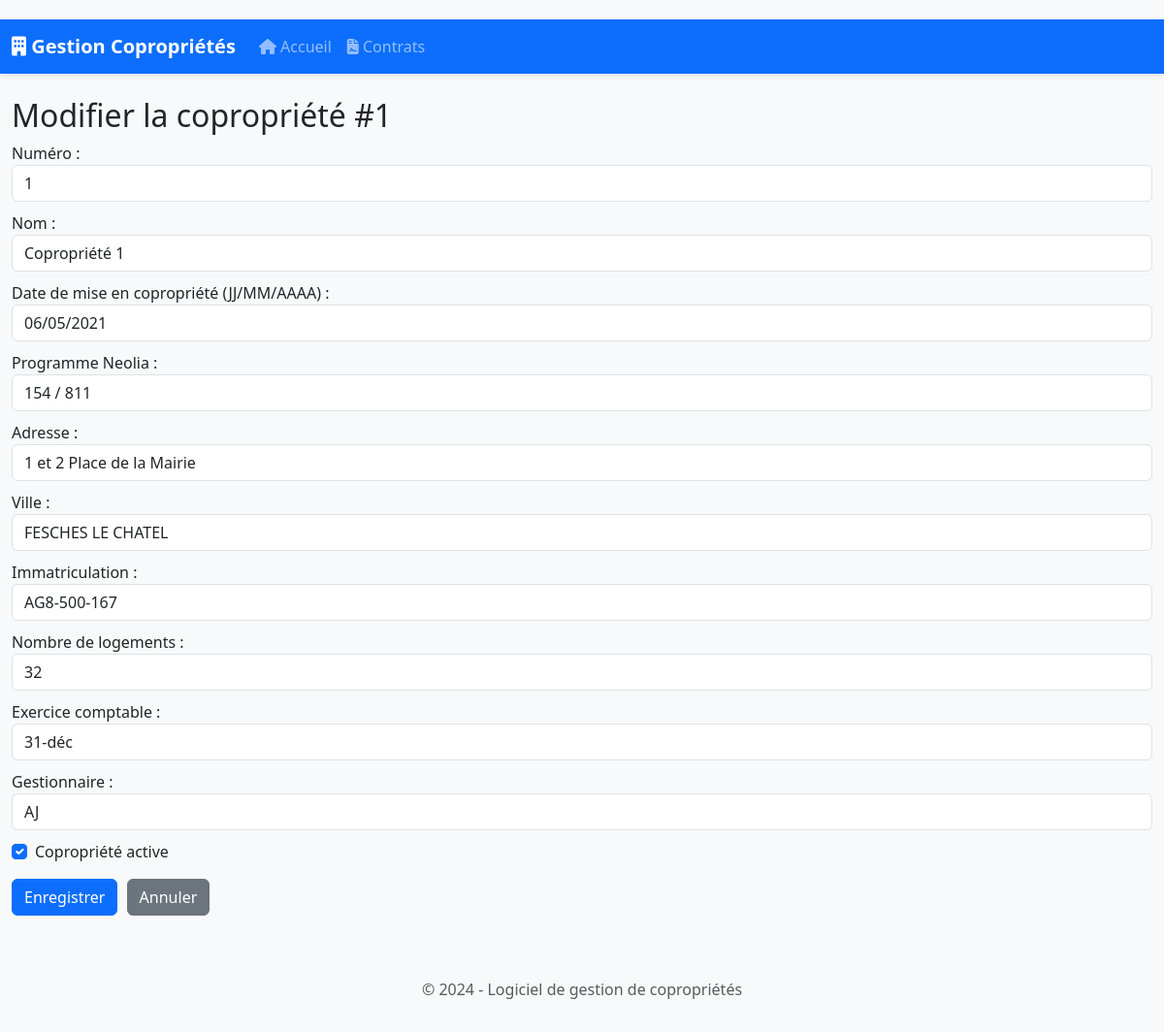
The app's page /copropriete/1/edit with its own data.
### database.py (models this page shows)
class Copropriete(db.Model):
    id = db.Column(db.Integer, primary_key=True)
    numero = db.Column(db.Integer, unique=True, nullable=False)
    nom = db.Column(db.String(200), nullable=False)
    date_mise_copropriete = db.Column(db.Date)
    programme_neolia = db.Column(db.String(100))
    adresse = db.Column(db.String(300))
    ville = db.Column(db.String(100))
    immatriculation = db.Column(db.String(100))
    nombre_logements = db.Column(db.Integer)
    exercice_comptable = db.Column(db.String(20))  # Ex: "31-déc", "30-juin"
    gestionnaire = db.Column(db.String(50))  # Ex: "AJ", "KS"
    est_active = db.Column(db.Boolean, default=True)
    fiche_immeuble = db.relationship('FicheImmeuble', backref='copropriete', uselist=False)
    contrats = db.relationship('Contrat', backref='copropriete', lazy=True)
    coproprietaires = db.relationship('Coproprietaire', backref='copropriete', lazy=True)
    assemblees_generales = db.relationship('AssembleeGenerale', backref='copropriete', lazy=True)
    resolutions_futures = db.relationship('ResolutionFuture', backref='copropriete', lazy=True)

### app.py (the view, shortened to what this page needs)
@app.route('/copropriete/<int:copro_id>/edit', methods=['GET', 'POST'])
def edit_copropriete(copro_id):
    copropriete = Copropriete.query.get_or_404(copro_id)
    return render_template('edit_copropriete.html', copropriete=copropriete)

### app.py (called while the page is built)
@app.context_processor
def inject_models():
    return dict(Civilite=Civilite)

### templates/edit_copropriete.html
{% extends "base.html" %}
{% block content %}
<h2>Modifier la copropriété #{{ copropriete.numero }}</h2>
<form method="POST" action="{{ url_for('edit_copropriete', copro_id=copropriete.id) }}">
    <div class="form-group">
        <label for="numero">Numéro :</label>
        <input type="number" id="numero" name="numero" class="form-control" value="{{ copropriete.numero }}" required>
    </div>
    <div class="form-group">
        <label for="nom">Nom :</label>
        <input type="text" id="nom" name="nom" class="form-control" value="{{ copropriete.nom }}" required>
    </div>
    <div class="form-group">
        <label for="date_mise_copropriete">Date de mise en copropriété (JJ/MM/AAAA) :</label>
        <input type="text" id="date_mise_copropriete" name="date_mise_copropriete" class="form-control"
               value="{{ copropriete.date_mise_copropriete.strftime('%d/%m/%Y') if copropriete.date_mise_copropriete else '' }}" placeholder="JJ/MM/AAAA">
    </div>
    <div class="form-group">
        <label for="programme_neolia">Programme Neolia :</label>
        <input type="text" id="programme_neolia" name="programme_neolia" class="form-control" value="{{ copropriete.programme_neolia or '' }}">
    </div>
    <div class="form-group">
        <label for="adresse">Adresse :</label>
        <input type="text" id="adresse" name="adresse" class="form-control" value="{{ copropriete.adresse or '' }}">
    </div>
    <div class="form-group">
        <label for="ville">Ville :</label>
        <input type="text" id="ville" name="ville" class="form-control" value="{{ copropriete.ville or '' }}">
    </div>
    <div class="form-group">
        <label for="immatriculation">Immatriculation :</label>
        <input type="text" id="immatriculation" name="immatriculation" class="form-control" value="{{ copropriete.immatriculation or '' }}">
    </div>
    <div class="form-group">
        <label for="nombre_logements">Nombre de logements :</label>
        <input type="number" id="nombre_logements" name="nombre_logements" class="form-control" value="{{ copropriete.nombre_logements or 0 }}">
    </div>
    <div class="form-group">
        <label for="exercice_comptable">Exercice comptable :</label>
        <input type="text" id="exercice_comptable" name="exercice_comptable" class="form-control" value="{{ copropriete.exercice_comptable or '' }}" placeholder="Ex: 31-déc, 30-juin">
    </div>
    <div class="form-group">
        <label for="gestionnaire">Gestionnaire :</label>
        <input type="text" id="gestionnaire" name="gestionnaire" class="form-control" value="{{ copropriete.gestionnaire or '' }}">
    </div>
    <div class="form-group form-check">
        <input type="checkbox" id="est_active" name="est_active" class="form-check-input"
               {% if copropriete.est_active %}checked{% endif %}>
        <label for="est_active" class="form-check-label">Copropriété active</label>
    </div>
    <div class="mt-3">
        <button type="submit" class="btn btn-primary">Enregistrer</button>
        <a href="{{ url_for('copropriete', copro_id=copropriete.id) }}" class="btn btn-secondary">Annuler</a>
    </div>
</form>
{% endblock %}

### static/css/style.css (style rules this page uses)
body { padding-top: 20px; background-color: #f8f9fa; }
.btn { margin-right: 5px; }
.form-control { margin-bottom: 10px; }

### records on screen
Copropriete: numero "1", nom "Copropriété 1", date_mise_copropriete "06/05/2021", programme_neolia "154 / 811", adresse "1 et 2 Place de la Mairie", ville "FESCHES LE CHATEL", immatriculation "AG8-500-167", nombre_logements "32", exercice_comptable "31-déc", gestionnaire "AJ", est_active "☑"
